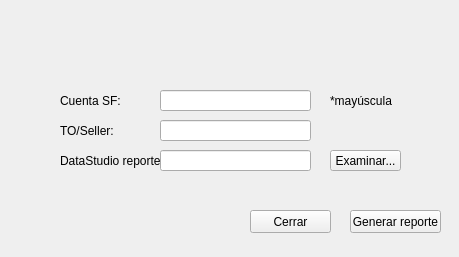
<?xml version="1.0" encoding="UTF-8"?>
<ui version="4.0">
 <class>Form</class>
 <widget class="QWidget" name="Form">
  <property name="geometry">
   <rect>
    <x>0</x>
    <y>0</y>
    <width>459</width>
    <height>257</height>
   </rect>
  </property>
  <property name="windowTitle">
   <string>Form</string>
  </property>
  <property name="styleSheet">
   <string notr="true"/>
  </property>
  <widget class="QLineEdit" name="lineEdit">
   <property name="geometry">
    <rect>
     <x>160</x>
     <y>90</y>
     <width>151</width>
     <height>21</height>
    </rect>
   </property>
   <property name="text">
    <string/>
   </property>
  </widget>
  <widget class="QPushButton" name="generar">
   <property name="geometry">
    <rect>
     <x>350</x>
     <y>210</y>
     <width>91</width>
     <height>23</height>
    </rect>
   </property>
   <property name="text">
    <string>Generar reporte</string>
   </property>
  </widget>
  <widget class="QLabel" name="tableau">
   <property name="geometry">
    <rect>
     <x>60</x>
     <y>90</y>
     <width>71</width>
     <height>21</height>
    </rect>
   </property>
   <property name="text">
    <string>Cuenta SF:</string>
   </property>
  </widget>
  <widget class="QLabel" name="admanager">
   <property name="geometry">
    <rect>
     <x>60</x>
     <y>120</y>
     <width>91</width>
     <height>21</height>
    </rect>
   </property>
   <property name="text">
    <string>TO/Seller:</string>
   </property>
  </widget>
  <widget class="QLineEdit" name="lineEdit_2">
   <property name="geometry">
    <rect>
     <x>160</x>
     <y>120</y>
     <width>151</width>
     <height>21</height>
    </rect>
   </property>
   <property name="text">
    <string/>
   </property>
  </widget>
  <widget class="QPushButton" name="cerrar">
   <property name="geometry">
    <rect>
     <x>250</x>
     <y>210</y>
     <width>81</width>
     <height>23</height>
    </rect>
   </property>
   <property name="text">
    <string>Cerrar</string>
   </property>
  </widget>
  <widget class="QLabel" name="publi">
   <property name="geometry">
    <rect>
     <x>99</x>
     <y>10</y>
     <width>251</width>
     <height>41</height>
    </rect>
   </property>
   <property name="text">
    <string/>
   </property>
   <property name="pixmap">
    <pixmap>output-onlinepngtools (1).png</pixmap>
   </property>
  </widget>
  <widget class="QLabel" name="background">
   <property name="geometry">
    <rect>
     <x>0</x>
     <y>-10</y>
     <width>1500</width>
     <height>843</height>
    </rect>
   </property>
   <property name="text">
    <string/>
   </property>
   <property name="pixmap">
    <pixmap>Imagen2.png</pixmap>
   </property>
  </widget>
  <widget class="QLabel" name="mayus2">
   <property name="geometry">
    <rect>
     <x>310</x>
     <y>110</y>
     <width>91</width>
     <height>21</height>
    </rect>
   </property>
   <property name="text">
    <string/>
   </property>
  </widget>
  <widget class="QLabel" name="mayus1">
   <property name="geometry">
    <rect>
     <x>330</x>
     <y>90</y>
     <width>91</width>
     <height>21</height>
    </rect>
   </property>
   <property name="text">
    <string>*mayúscula</string>
   </property>
  </widget>
  <widget class="QLineEdit" name="lineEdit_5">
   <property name="geometry">
    <rect>
     <x>160</x>
     <y>150</y>
     <width>151</width>
     <height>21</height>
    </rect>
   </property>
   <property name="text">
    <string/>
   </property>
  </widget>
  <widget class="QLabel" name="datastudio">
   <property name="geometry">
    <rect>
     <x>60</x>
     <y>150</y>
     <width>101</width>
     <height>21</height>
    </rect>
   </property>
   <property name="text">
    <string>DataStudio reporte:</string>
   </property>
  </widget>
  <widget class="QPushButton" name="examinar">
   <property name="geometry">
    <rect>
     <x>330</x>
     <y>150</y>
     <width>71</width>
     <height>21</height>
    </rect>
   </property>
   <property name="text">
    <string>Examinar...</string>
   </property>
  </widget>
  <widget class="QLabel" name="status">
   <property name="geometry">
    <rect>
     <x>60</x>
     <y>210</y>
     <width>191</width>
     <height>21</height>
    </rect>
   </property>
   <property name="text">
    <string/>
   </property>
  </widget>
  <zorder>background</zorder>
  <zorder>lineEdit</zorder>
  <zorder>generar</zorder>
  <zorder>tableau</zorder>
  <zorder>admanager</zorder>
  <zorder>lineEdit_2</zorder>
  <zorder>cerrar</zorder>
  <zorder>publi</zorder>
  <zorder>mayus2</zorder>
  <zorder>mayus1</zorder>
  <zorder>lineEdit_5</zorder>
  <zorder>datastudio</zorder>
  <zorder>examinar</zorder>
  <zorder>status</zorder>
 </widget>
 <resources/>
 <connections/>
</ui>
